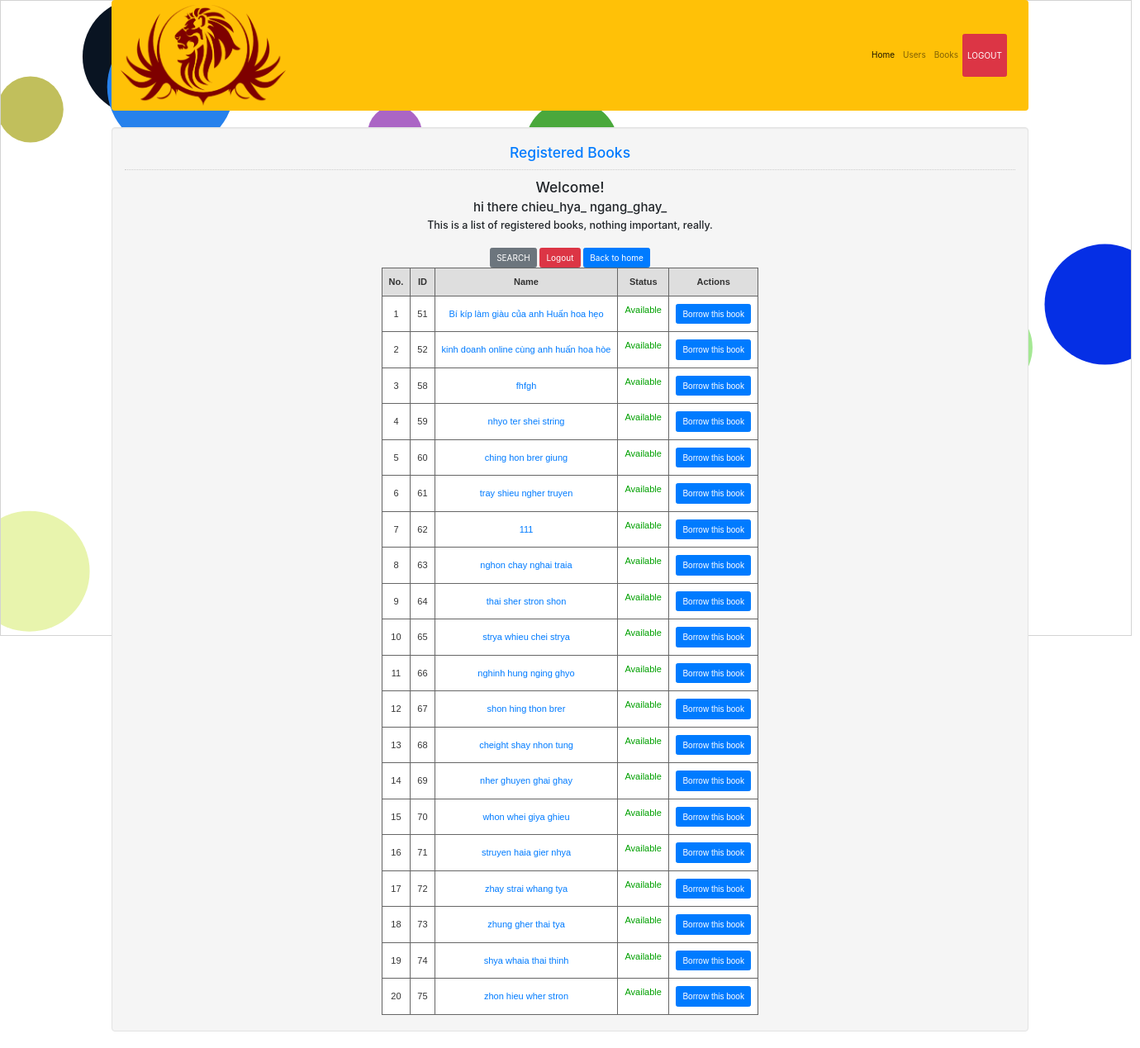
The app's page /books/display.php (signed in) with its own data.
### tables this page shows
CREATE TABLE `member` (
  `mem_id` int(11) NOT NULL,
  `role` int(11) NOT NULL,
  `status` int(11) NOT NULL DEFAULT 0,
  `firstname` varchar(50) NOT NULL,
  `lastname` varchar(50) NOT NULL,
  `username` varchar(30) NOT NULL,
  `password` varchar(12) NOT NULL,
  `email` varchar(255) NOT NULL,
  `address` varchar(255) NOT NULL,
  `phone` varchar(255) NOT NULL,
  `ticket_history` varchar(255) DEFAULT NULL
);

CREATE TABLE `books` (
  `id` int(11) NOT NULL,
  `name` varchar(255) NOT NULL,
  `author` varchar(255) NOT NULL,
  `category` varchar(255) NOT NULL,
  `cover` varchar(255) DEFAULT NULL,
  `description` varchar(255) NOT NULL,
  `status` int(11) NOT NULL
);

### books/display.php (the view, shortened to what this page needs)
<!DOCTYPE html>
<?php
require '../conn.php';
$sql = "SELECT * FROM `books` ";
$query = $conn->prepare($sql);
$query->execute();
$results = $query->fetchAll(PDO::FETCH_ASSOC);
?>
<html lang="en">
<head>
    <link rel="stylesheet" type="text/css" href="../css/bootstrap.css"/>
    <link href="../css/style.css" rel="stylesheet">
    <link href="//maxcdn.bootstrapcdn.com/bootstrap/4.1.1/css/bootstrap.min.css" rel="stylesheet" id="bootstrap-css">
</head>
<body onscroll="resize_canvas()">
<div class="container">
    <nav class="navbar navbar-expand-lg navbar-light bg-warning">
        <img style="width: 200px" src="../img/logo.png" href="home.php">
        <div class="collapse navbar-collapse" id="navbarSupportedContent">
            <ul class="navbar-nav ml-auto topnav">
                <li class="nav-item active">
                    <a class="nav-link" href="../home.php">Home <span class="sr-only">(current)</span></a>
                </li>
                <li class="nav-item">
                    <a class="nav-link" href="../users/display.php">Users</a>
                </li>
                <li class="nav-item">
                    <a class="nav-link" href="display.php">Books</a>
                </li>
                <li class="nav-item">
                    <a class="nav-link btn btn-danger text-white" type="button" href="../logout.php"
                       data-toggle="modal" data-target="#myModal">LOGOUT</a>
                </li>
            </ul>
        </div>
    </nav>
</div>
<div class="container" style="text-align: center">
    <div class="col-md-12 well" style="display: inline-block">
        <h3 class="text-primary">Registered Books</h3>
        <hr style="border-top:1px dotted #ccc;"/>
        <div>
            <h3>Welcome!</h3>
            <?php
            $id = $_SESSION['user']['mem_id'];
            $sql2 = $conn->prepare("SELECT * FROM `member` WHERE `mem_id`='$id'");
            $sql2->execute();
            $fetch = $sql2->fetch();
            ?>
            <div style="text-align: center;">
                <h4><?php echo 'hi there ' . $fetch['firstname'] . " " . $fetch['lastname'] ?></h4></div>
            <h5>This is a list of registered books, nothing important, really.</h5>
            <?php if ($_SESSION['user']['status']==0):{ ?>
            <br/>
            <div style="text-align: center;">
                <form method="post">
                    <a class="btn btn-secondary" href="searchResult.php">SEARCH</a>
                    <a class="btn btn-danger" href="../logout.php">Logout</a>
                    <a class="btn btn-primary" href="../home.php">Back to home</a>
                    <table class="gridtable" border="1px" style="margin: auto">
                        <tr>
                            <th>No.</th>
                            <th>ID</th>
                            <th>Name</th>
                            <th>Status</th>
                            <th>Actions</th>
                        </tr>
                        <?php foreach ($results as $key => $item): ?>
                            <tr>
                                <td><?php echo ++$key ?></td>
                                <td><?php echo $item['id'] ?></td>
                                <td><a href="profile.php?id=<?php echo $item['id'] ?>"> <?php echo $item['name'] ?></a></td>
                                <td><?php if ($item['status'] == 1) {
                                        echo '<p style="color: #00A000"> Available</p>';
                                    } else {
                                        echo '<p style="color: #9A0000">Unavailable</p>';
                                    } ?>
                                <td>
                                    <?php if ($_SESSION['user']['role'] == 0): ?>
                                        <a class="btn btn-primary"
                                           href="../borrow/borrowForm.php?id=<?php echo $item['id'] ?>">Borrow this
                                            book</a><br>
                                    <?php endif; ?>
                                </td>
                            </tr>
                        <?php endforeach; ?>
                    </table>
                </form>
            </div>
        </div>
    </div>
</div>
<?php }else : echo "You're blocked from reaching this information, please contact site admin for details.";endif; ?>
</body>
</html>

### books/display.php (style rules this page uses)
table.gridtable { font-family: verdana, arial, sans-serif; font-size: 11px; color: #333333; border-width: 1px; border-color: #666666; border-collapse: collapse; }
table.gridtable th { border-width: 1px; padding: 8px; border-style: solid; border-color: #666666; background-color: #dedede; }
table.gridtable td { border-width: 1px; padding: 8px; border-style: solid; border-color: #666666; background-color: #ffffff; }

### records on screen
member: firstname "chieu_hya_", lastname "ngang_ghay_"
books: id "51", name "Bí kíp làm giàu của anh Huấn hoa hẹo", status "Available"
books: id "52", name "kinh doanh online cùng anh huấn hoa hòe", status "Available"
books: id "58", name "fhfgh", status "Available"
books: id "59", name "nhyo ter shei string", status "Available"
books: id "60", name "ching hon brer giung", status "Available"
books: id "61", name "tray shieu ngher truyen", status "Available"
books: id "62", name "111", status "Available"
books: id "63", name "nghon chay nghai traia", status "Available"
books: id "64", name "thai sher stron shon", status "Available"
books: id "65", name "strya whieu chei strya", status "Available"
books: id "66", name "nghinh hung nging ghyo", status "Available"
books: id "67", name "shon hing thon brer", status "Available"
books: id "68", name "cheight shay nhon tung", status "Available"
books: id "69", name "nher ghuyen ghai ghay", status "Available"
books: id "70", name "whon whei giya ghieu", status "Available"
books: id "71", name "struyen haia gier nhya", status "Available"
books: id "72", name "zhay strai whang tya", status "Available"
books: id "73", name "zhung gher thai tya", status "Available"
books: id "74", name "shya whaia thai thinh", status "Available"
books: id "75", name "zhon hieu wher stron", status "Available"
